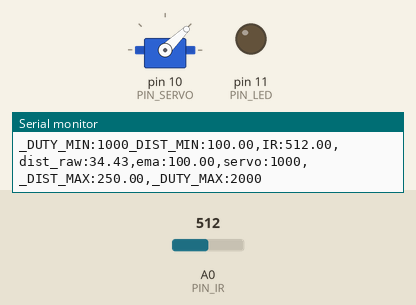
Recording of a sketch running on a simulated Arduino Uno, built with avr-gcc and run on an emulated ATmega328P. Shown: servo, output pins drawn as LEDs (lit = HIGH), the last lines printed to the serial monitor. The inputs (shaded band) are chosen by the test bench; at power-on: A0 (PIN_IR) = 512.

Above: at 1.2 s.
1.3 s: A0 (PIN_IR) set to 366
2.8 s: A0 (PIN_IR) set to 339
At 3.2 s:
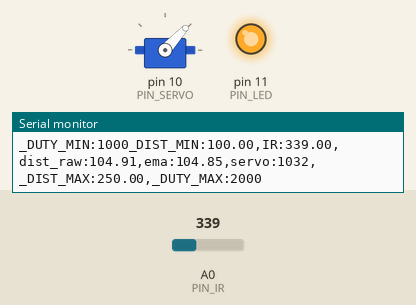
4.4 s: A0 (PIN_IR) set to 306
At 5.0 s:
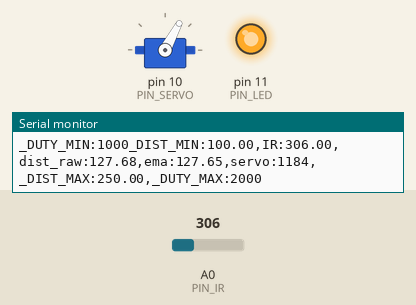
6.1 s: A0 (PIN_IR) set to 240
At 6.8 s:
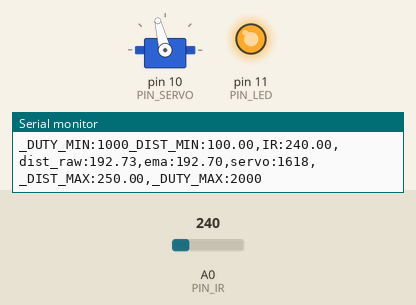
7.9 s: A0 (PIN_IR) set to 260
At 9.1 s:
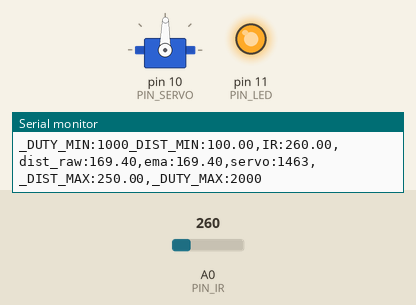
9.7 s: A0 (PIN_IR) set to 122
At 10.9 s:
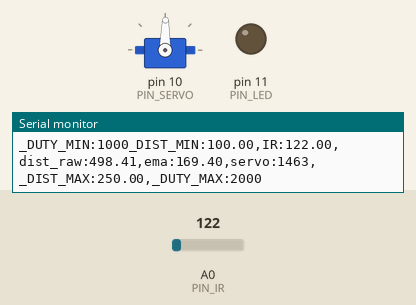
Timing chart, 0 to 12.2 s (numbered marks = the images above; inputs shaded):
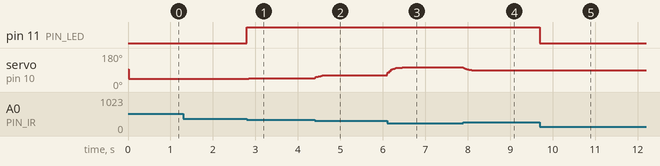

The sketch:

17_example_3.ino
```cpp
#include <Servo.h>

// Arduino pin assignment
#define PIN_IR    A0        // IR sensor at Pin A0
#define PIN_LED   11
#define PIN_SERVO 10

// Servo pulse width (microseconds)
#define _DUTY_MIN  1000     // servo full clock-wise position (0 degree)
#define _DUTY_NEU  1500     // servo neutral position (90 degree)
#define _DUTY_MAX  2000     // servo full counter-clockwise position (180 degree)

// Distance range (mm): 10~25cm -> 100~250 mm
#define _DIST_MIN  100.0    // minimum distance 100 mm (10 cm)
#define _DIST_MAX  250.0    // maximum distance 250 mm (25 cm)

// EMA alpha and loop interval
#define EMA_ALPHA  0.20
#define LOOP_INTERVAL 20    // Loop Interval (unit: msec) - 20ms

Servo myservo;
unsigned long last_loop_time;

float dist_prev = _DIST_MIN;
float dist_ema  = _DIST_MIN;

void setup()
{
  pinMode(PIN_LED, OUTPUT);
  digitalWrite(PIN_LED, LOW);

  myservo.attach(PIN_SERVO);
  myservo.writeMicroseconds(_DUTY_NEU);

  Serial.begin(1000000);    // 1,000,000 bps
  last_loop_time = millis();
}

float clampf(float v, float lo, float hi) {
  if (v < lo) return lo;
  if (v > hi) return hi;
  return v;
}

void loop()
{
  unsigned long time_curr = millis();
  int duty = _DUTY_NEU;
  float a_value = 0.0;
  float dist_raw = 99999.0;
  bool valid_range = false;
  if (time_curr < (last_loop_time + LOOP_INTERVAL)) return;
  last_loop_time += LOOP_INTERVAL;

  a_value = (float)analogRead(PIN_IR);

  if (a_value <= 9.0) {
    dist_raw = 99999.0;
  } else {
    dist_raw = ((6762.0 / (a_value - 9.0)) - 4.0) * 10.0 - 60.0; // 결과 단위: mm (가정)
  }

  if (dist_raw >= _DIST_MIN && dist_raw <= _DIST_MAX) {
    valid_range = true;
    digitalWrite(PIN_LED, HIGH); // 10~25cm 이내이면 LED ON
  } else {
    valid_range = false;
    digitalWrite(PIN_LED, LOW);
  }

  if (valid_range) {
    dist_ema = (EMA_ALPHA * dist_raw) + ((1.0 - EMA_ALPHA) * dist_ema);
    dist_prev = dist_raw;
  } else {
  }
  // dist_ema가 _DIST_MIN -> _DUTY_MIN, _DIST_MAX -> _DUTY_MAX
  float ratio = (dist_ema - _DIST_MIN) / (_DIST_MAX - _DIST_MIN);
  ratio = clampf(ratio, 0.0, 1.0);            // 0..1로 제한
  duty = (int)(_DUTY_MIN + ratio * (_DUTY_MAX - _DUTY_MIN) + 0.5);

  myservo.writeMicroseconds(duty);
  Serial.print("_DUTY_MIN:");  Serial.print(_DUTY_MIN);
  Serial.print("_DIST_MIN:");  Serial.print(_DIST_MIN);
  Serial.print(",IR:");        Serial.print(a_value);
  Serial.print(",dist_raw:");  Serial.print(dist_raw);
  Serial.print(",ema:");       Serial.print(dist_ema);
  Serial.print(",servo:");     Serial.print(duty);
  Serial.print(",_DIST_MAX:"); Serial.print(_DIST_MAX);
  Serial.print(",_DUTY_MAX:"); Serial.print(_DUTY_MAX);
  Serial.println("");
}
```

Measured:
- the behaviour switches between 348 and 347 on A0 (PIN_IR) (found by bisection; images 0 and 1)
- after the input at 2.8 s, pin 11 (PIN_LED): LOW → HIGH at once; servo on pin 10 (PIN_SERVO): 44° → 46° at once, → 47° 0.10 s later
- after the input at 4.4 s, servo on pin 10 (PIN_SERVO): 47° → 61° at once, → 62° 0.28 s later
- after the input at 6.1 s, servo on pin 10 (PIN_SERVO): moves from 62° to 104° over 0.36 s, starting at once
- after the input at 7.9 s, servo on pin 10 (PIN_SERVO): moves from 104° to 89° over 0.32 s, starting at once
- after the input at 9.7 s, pin 11 (PIN_LED): HIGH → LOW at once
